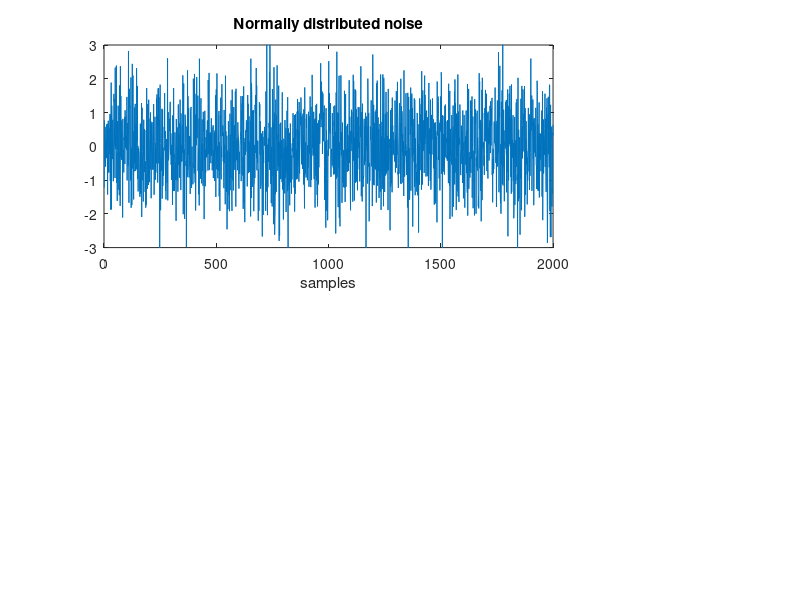

Write the MATLAB code that produced this figure. (Note: this script raises an error after producing the figure.)
clearvars
close all
clc

N=2000;

rng(0);
signal_rows=[randn([1,N])      %Normaly distributed noise (White noise)
                rand([1,N])];   %Uniformly distributed noise
Titles={'Normally distributed noise','Uniformly distributed noise'};
y_lims=[-3,3];
N_bins=37;

equiSpacedintervals=linspace(y_lims(1),y_lims(2),N_bins);
midIntervals=(equiSpacedintervals(2:end)+equiSpacedintervals(1:end-1))/2;

N_signals=size(signal_rows,1);
for n=1:N_signals
    ax=subplot(N_signals,4,(n-1)*4+(1:3));
    plot(signal_rows(n,:));
    title(Titles{n})
    xlabel('samples')
    ylim(y_lims);
    ax.YAxis.MinorTickValues=equiSpacedintervals;
    ax.YAxis.MinorTick='on';
    ax.YMinorGrid='on';

    [Prob,ProbDensity]=CalculateProbabilityFunctions(signal_rows(n,:),equiSpacedintervals);    
    
    ax=subplot(N_signals,4,(n-1)*4+4);
    barh(midIntervals,ProbDensity,'hist');
    title('$p(x)$', 'interpreter', 'latex')
    xlim([0,1.1]);
    ylim(y_lims);
    ax.YAxis.MinorTickValues=equiSpacedintervals;
    ax.YAxis.MinorTick='on';
end

export_figure(1,'==',{'WhiteNoise'})
